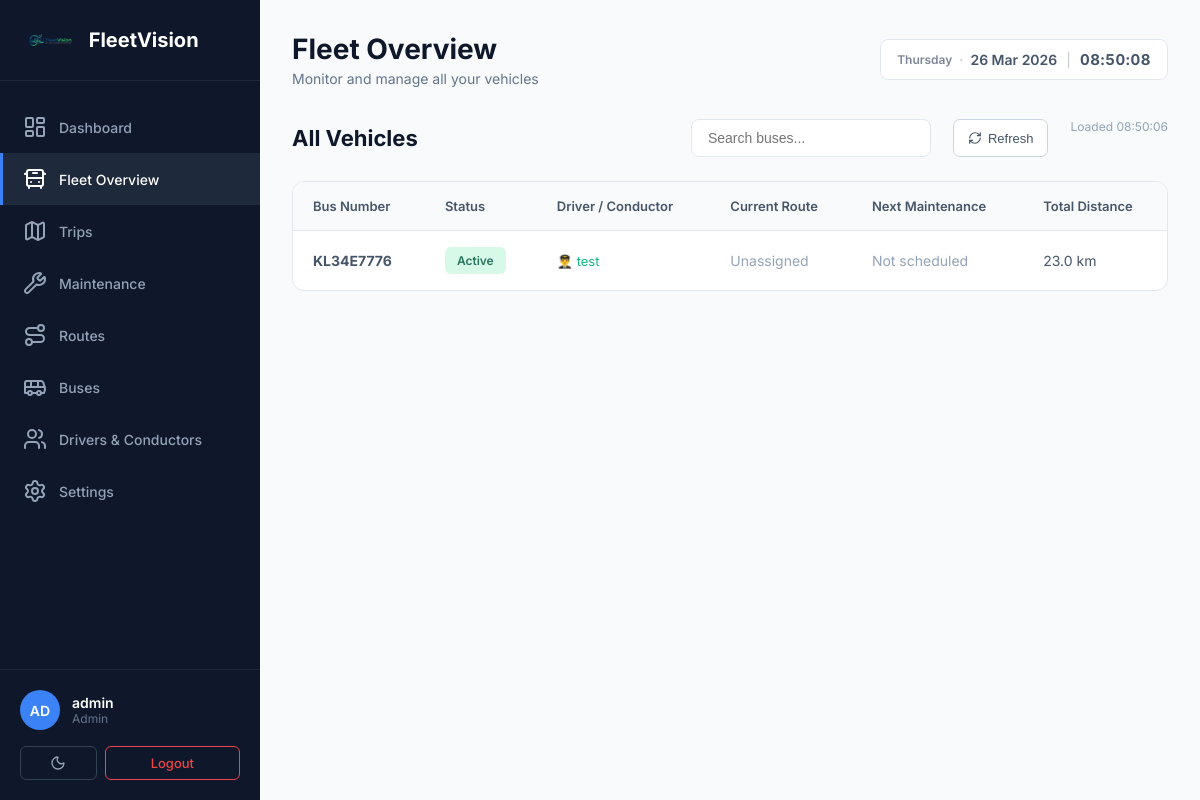
The page /fleet-overview.php (signed in) on the database as committed earlier.
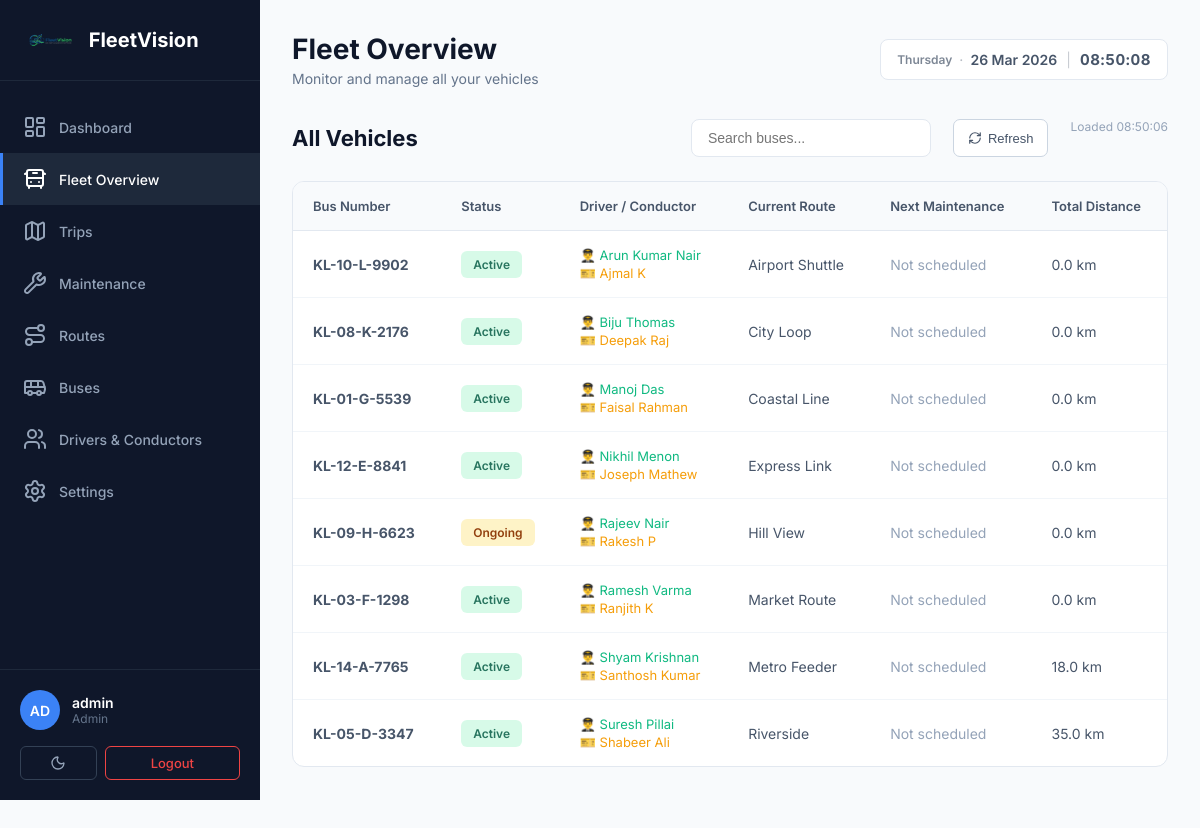
The same page on the database as committed later.
### tables this page shows
CREATE TABLE buses (
        id INTEGER PRIMARY KEY AUTOINCREMENT,
        bus_number TEXT NOT NULL UNIQUE,
        make TEXT,
        model TEXT,
        year INTEGER,
        capacity INTEGER,
        status TEXT DEFAULT 'active',
        created_at DATETIME DEFAULT CURRENT_TIMESTAMP
    , gps_url TEXT, cctv_url_1 TEXT, cctv_url_2 TEXT, route_id INTEGER REFERENCES routes(id), driver_id INTEGER REFERENCES users(id), conductor_id INTEGER REFERENCES users(id));

### fleet-overview.php (the view, shortened to what the changed rows need)
<?php
require_once __DIR__ . '/includes/db.php';
$stmt = $pdo->query("
    SELECT b.*,
           COALESCE(curr_r.route_name, r.route_name) AS route_name,
           COALESCE(curr_ud.username, ud.username) AS driver_name,
           COALESCE(curr_uc.username, uc.username) AS conductor_name,
           curr_trip.status AS curr_trip_status,
           (SELECT MIN(service_date) FROM services WHERE bus_id = b.id AND status = 'scheduled') as next_maintenance,
           (SELECT COALESCE(SUM(r2.distance), 0) FROM trips t2 JOIN routes r2 ON t2.route_id = r2.id WHERE t2.bus_id = b.id AND t2.status = 'completed') as total_distance
    FROM buses b
    LEFT JOIN routes r ON b.route_id = r.id
    LEFT JOIN users ud ON b.driver_id = ud.id
    LEFT JOIN users uc ON b.conductor_id = uc.id
    LEFT JOIN (
        SELECT bus_id, MIN(start_time) as min_start_time
        FROM trips
        WHERE status IN ('ongoing', 'scheduled')
        GROUP BY bus_id
    ) latest_trip ON latest_trip.bus_id = b.id
    LEFT JOIN trips curr_trip ON curr_trip.bus_id = b.id
                             AND curr_trip.start_time = latest_trip.min_start_time
                             AND curr_trip.status IN ('ongoing', 'scheduled')
    LEFT JOIN routes curr_r ON curr_trip.route_id = curr_r.id
    LEFT JOIN users curr_ud ON curr_trip.driver_id = curr_ud.id
    LEFT JOIN users curr_uc ON curr_trip.conductor_id = curr_uc.id
    WHERE b.status != 'deleted'
    ORDER BY b.id DESC
");
$fleet_buses = $stmt->fetchAll(PDO::FETCH_ASSOC);
include __DIR__ . '/includes/header.php';
?>
            <header class="top-header">
                <div class="header-left">
                    <h1 class="page-title">Fleet Overview</h1>
                </div>
            </header>
            <section class="content-section">
                <div class="section-header">
                    <h2 class="section-title">All Vehicles</h2>
                </div>
                <div class="table-container">
                    <table class="data-table">
                        <thead>
                            <tr>
                                <th>Bus Number</th>
                                <th>Status</th>
                                <th>Driver / Conductor</th>
                                <th>Current Route</th>
                                <th>Next Maintenance</th>
                                <th>Total Distance</th>
                            </tr>
                        </thead>
                        <tbody>
                            <?php if (count($fleet_buses) > 0): ?>
                                <?php foreach ($fleet_buses as $bus): ?>
                                    <tr data-bus-id="<?php echo $bus['id']; ?>">
                                        <td><strong><?php echo htmlspecialchars($bus['bus_number']); ?></strong></td>
                                        <td>
                                            <?php
                                            $disp_status = ucfirst(htmlspecialchars($bus['status']));
                                            $badge = $bus['status'] === 'active' ? 'active' : ($bus['status'] === 'maintenance' ? 'maintenance' : 'idle');
                                            if ($bus['status'] !== 'maintenance' && !empty($bus['curr_trip_status'])) {
                                                $disp_status = ucfirst(htmlspecialchars($bus['curr_trip_status']));
                                                $badge = 'ongoing';
                                            }
                                            ?>
                                            <span class="status-badge <?php echo $badge; ?>"><?php echo $disp_status; ?></span>
                                        </td>
                                        <td>
                                            <?php if (!empty($bus['driver_name'])): ?><div style="font-size: 13px; color: #10b981;">👨‍✈️ <?php echo htmlspecialchars($bus['driver_name']); ?></div><?php endif; ?>
                                            <?php if (!empty($bus['conductor_name'])): ?><div style="font-size: 13px; color: #f59e0b; margin-top:2px;">🎫 <?php echo htmlspecialchars($bus['conductor_name']); ?></div><?php endif; ?>
                                        </td>
                                        <td><?php echo !empty($bus['route_name']) ? htmlspecialchars($bus['route_name']) : '<span style="color: #94a3b8;">Unassigned</span>'; ?></td>
                                        <td><?php echo !empty($bus['next_maintenance']) ? date('d M Y', strtotime($bus['next_maintenance'])) : '<span style="color:#94a3b8;">Not scheduled</span>'; ?></td>
                                        <td><?php echo number_format((float)$bus['total_distance'], 1) . ' km'; ?></td>
                                    </tr>
                                <?php
    endforeach; ?>
                            <?php
else: ?>
                                <tr><td colspan="6" style="text-align: center;">No vehicles found in fleet.</td></tr>
                            <?php
endif; ?>
                        </tbody>
                    </table>
                </div>
            </section>
<?php include __DIR__ . '/includes/footer.php'; ?>

Rows that differ between the two databases and show on the page:
no longer on this page (row edited): buses: bus_number "KL34E7776", status "Active", driver_name "test", shows "Unassigned", total_distance "23.0"
added buses: bus_number "KL-10-L-9902", status "Active", driver_name "Arun Kumar Nair", conductor_name "Ajmal K", route_name "Airport Shuttle", total_distance "0.0"
added buses: bus_number "KL-08-K-2176", status "Active", driver_name "Biju Thomas", conductor_name "Deepak Raj", route_name "City Loop", total_distance "0.0"
added buses: bus_number "KL-01-G-5539", status "Active", driver_name "Manoj Das", conductor_name "Faisal Rahman", route_name "Coastal Line", total_distance "0.0"
added buses: bus_number "KL-12-E-8841", status "Active", driver_name "Nikhil Menon", conductor_name "Joseph Mathew", route_name "Express Link", total_distance "0.0"
added buses: bus_number "KL-09-H-6623", disp_status "Ongoing", driver_name "Rajeev Nair", conductor_name "Rakesh P", route_name "Hill View", total_distance "0.0"
added buses: bus_number "KL-03-F-1298", status "Active", driver_name "Ramesh Varma", conductor_name "Ranjith K", route_name "Market Route", total_distance "0.0"
added buses: bus_number "KL-14-A-7765", status "Active", driver_name "Shyam Krishnan", conductor_name "Santhosh Kumar", route_name "Metro Feeder", total_distance "18.0"
added buses: bus_number "KL-05-D-3347", status "Active", driver_name "Suresh Pillai", conductor_name "Shabeer Ali", route_name "Riverside", total_distance "35.0"
